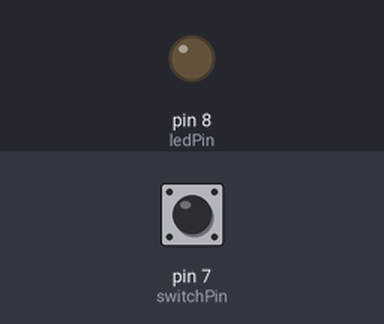
Bench run of a sketch on a simulated Arduino Uno, built with avr-gcc and run on an emulated ATmega328P. On the bench: output pins drawn as LEDs (lit = HIGH). The inputs (shaded band) are chosen by the test bench; at power-on: pin 7 (switchPin) HIGH.

Above: at 1.2 s.
1.3 s: pin 7 (switchPin) pulled LOW for 0.15 s
At 1.37 s:
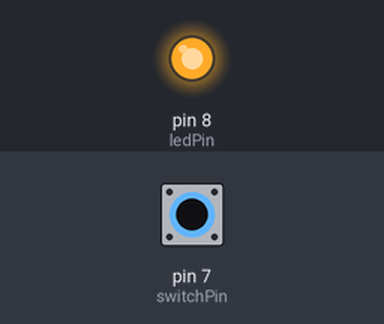
2.9 s: pin 7 (switchPin) pulled LOW for 3.2 s
At 7.5 s:
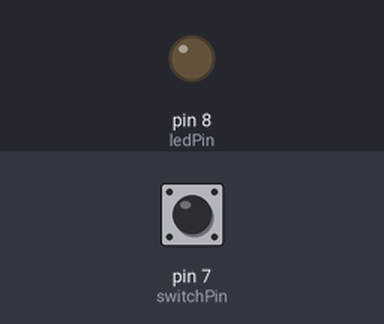
Timing chart, 0 to 9.0 s (numbered marks = the images above; inputs shaded):
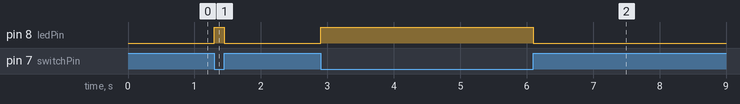

The sketch:

swich.ino
```cpp
int ledPin = 8;      // LED connected to digital pin 8
int switchPin = 7;   // Rocker switch connected to digital pin 7
int switchState = 0; // Variable for reading the switch status

void setup() {
  pinMode(ledPin, OUTPUT);       // Set LED pin as an output
  pinMode(switchPin, INPUT_PULLUP); // Set switch pin as an input with internal pull-up resistor
}

void loop() {
  switchState = digitalRead(switchPin); // Read the state of the switch

  if (switchState == LOW) { // Switch is pressed (connected to ground)
    digitalWrite(ledPin, HIGH);  // Turn the LED on
  } else { // Switch is not pressed (internal pull-up makes it HIGH)
    digitalWrite(ledPin, LOW);   // Turn the LED off
  }
}
```

Measured:
- after the input at 1.3 s, pin 8 (ledPin): LOW → HIGH at once, → LOW 0.15 s later
- after the input at 2.9 s, pin 8 (ledPin): LOW → HIGH at once, → LOW 3.2 s later
